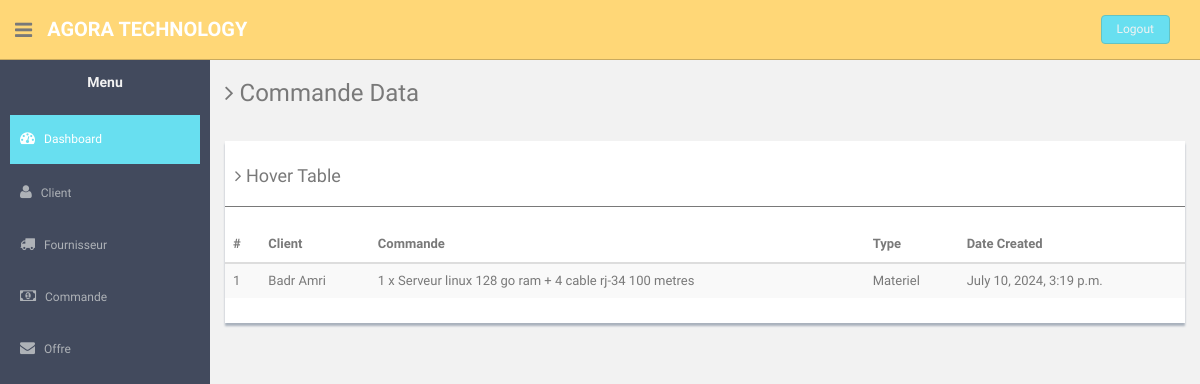
Page /app/commande/ (signed in) on the earlier database version.
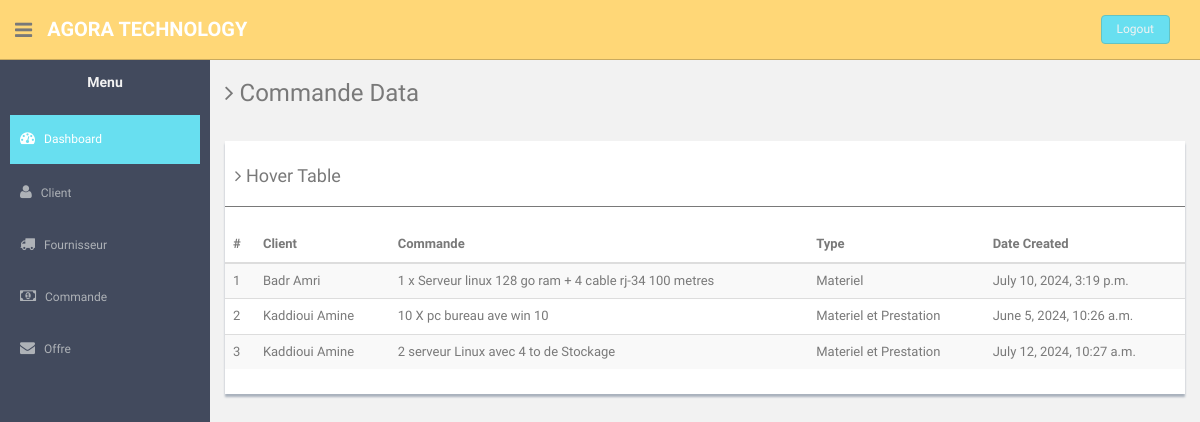
Same page on the later database version.
### GcomApp/models.py (models this page shows, shortened)
class Command(models.Model):
    CLIENT_TYPE_CHOICES = [
        ('Prestation', 'Prestation'),
        ('Materiel', 'Materiel'),
        ('Materiel et Prestation', 'Materiel et Prestation'),
    ]
    client = models.ForeignKey(Client, on_delete=models.CASCADE)
    commande = models.TextField()
    date_creation = models.DateTimeField(auto_now_add=True)
    type_commande = models.CharField(max_length=30, choices=CLIENT_TYPE_CHOICES, default='Prestation')
    date_creation = models.DateTimeField(default=timezone.now)

class Client(models.Model):
    nom = models.CharField(max_length=100)
    prenom = models.CharField(max_length=100)
    entreprise = models.CharField(max_length=100)
    adresse = models.CharField(max_length=200)
    mail = models.EmailField()
    numero_telephone = models.CharField(max_length=15)
    date_creation = models.DateTimeField(default=timezone.now)
    status = models.ManyToManyField(Status, related_name='clients')
    def __str__(self):
        return f"{self.prenom} {self.nom}"

### GcomApp/views.py (the view)
# urls.py: path('commande/', views.commandes_view, name='commande_list'),
@login_required
def commandes_view(request):
    commandes = Command.objects.all()
    return render(request, 'commande.html', {'commandes': commandes})

### GcomApp/templates/commande.html (shortened to what the changed rows need)
<!DOCTYPE html>
<html lang="en">
<head>
    {% load static %}
    <link href="{% static 'assets/css/bootstrap.css' %}" rel="stylesheet">
    <link href="{% static 'assets/font-awesome/css/font-awesome.css' %}" rel="stylesheet" />
    <link rel="stylesheet" type="text/css" href="{% static 'assets/css/zabuto_calendar.css' %}">
    <link rel="stylesheet" type="text/css" href="{% static 'assets/js/gritter/css/jquery.gritter.css' %}" />
    <link rel="stylesheet" type="text/css" href="{% static 'assets/lineicons/style.css' %}">
    <link href="{% static 'assets/css/style.css' %}" rel="stylesheet">
    <link href="{% static 'assets/css/style-responsive.css' %}" rel="stylesheet">
</head>
<body>
    <section id="container">
        <section id="main-content">
            <section class="wrapper">
                <div class="row">
                    <div class="col-md-12 mt">
                        <div class="content-panel">
                            <table class="table table-striped">
                                <thead>
                                    <tr>
                                        <th>#</th>
                                        <th>Client</th>
                                        <th>Commande</th>
                                        <th>Type</th>
                                        <th>Date Created</th>
                                    </tr>
                                </thead>
                                <tbody>
                                    {% for commande in commandes %}
                                    <tr>
                                        <td>{{ forloop.counter }}</td>
                                        <td class="copy-cell">{{ commande.client }}</td>
                                        <td class="copy-cell">{{ commande.commande }}</td>
                                        <td class="copy-cell">{{ commande.get_type_commande_display }}</td>
                                        <td class="copy-cell">{{ commande.date_creation }}</td>
                                    </tr>
                                    {% endfor %}
                                </tbody>
                            </table>
                        </div>
                    </div>
                </div>
            </section>
        </section>
    </section>
</body>
</html>

Differences in the rows shown:
added Command: client "Kaddioui Amine", commande "10 X pc bureau ave win 10", type_commande "Materiel et Prestation", date_creation "June 5, 2024, 10:26 a.m."
added Command: client "Kaddioui Amine", commande "2 serveur Linux avec 4 to de Stockage", type_commande "Materiel et Prestation", date_creation "July 12, 2024, 10:27 a.m."
